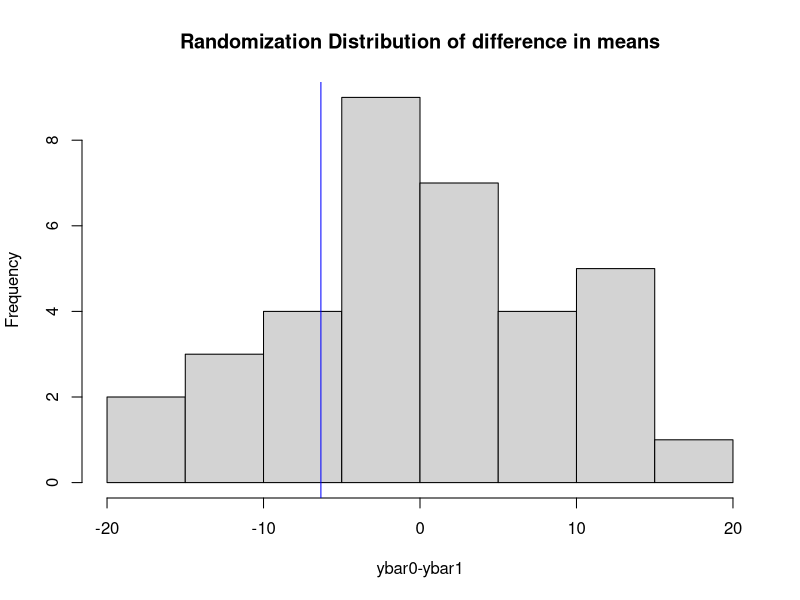

This figure's R source:
## ---- chunk 1
z7 <- qnorm(0.7, mean = 0, sd = 1)
z8 <- qnorm(0.8, mean = 0, sd = 1)
z9 <- qnorm(0.9, mean = 0, sd = 1)

n7 <- (((1.645 + z7)*sqrt(20))/2.1)^2
n8 <- (((1.645 + z8)*sqrt(20))/2.1)^2
n9 <- (((1.645 + z9)*sqrt(20))/2.1)^2

n7 #output
n8 #output
n9 #output
## ---- chunk 2
twosamplettestpow <- function(alpha,n1,n2, mu1, mu2,sigma){
    delta <- mu1-mu2
    t.crit <-qt(1-alpha,n1+n2-2)
    t.gamma <- delta/(sigma*sqrt(1/n1+1/n2))
    t.power <- 1-pt(t.crit,n1+n2-2,ncp=t.gamma)
    return(t.power)}

twosamplettestpow(0.05, 150, 300, 27, 24, 10)
## ---- chunk 3
set.seed(2016)
pvals <- replicate(250000, t.test(24 + 10 * rt(n=300,df=5),
                                 27 + 10 * rt(n=150,df=5),
                                 alternative = "less",
                                 var.equal = T)$p.value) # studies stimulation
                              
pow_t5 <- sum(pvals<=0.05)/250000 # calculating the power
pow_t5 # output
## ---- chunk 4
set.seed(2016)
pvals <- replicate(250000, t.test(24 + 10 * rt(n=300,df=20),
                              27 + 10 * rt(n=150,df=20),
                              alternative = "less",
                              var.equal = T)$p.value) # studies stimulation
pow_t20 <- sum(pvals<=0.05)/250000 # calculating the power

pow_t20 # output
## ---- chunk 5
# How to display a matrix in rmarkdown
obs <- matrix(c(1,0,95,NA,2,1,NA,77,3,0,61,NA,4,0,53,NA,5,0,71,
                      NA,6,1,NA,82,7,1,NA,70), ncol = 4, byrow = TRUE)
colnames(obs) <- c("Student", "T", "Yi(0)", "Yi(1)")
library(knitr)
kable(obs, digits = getOption("digits"))
## ---- chunk 6
y0 <- c(76, 53, 65)
y1 <- c(79, 54, 69, 82)
both <- c(y0,y1) #pool data
N <- choose(7, 3)
res <- numeric(N) # to store the results
index <-combn(1:7, 3)
for (i in 1:N)
{
    res[i] <- mean(both[index[,i]])-mean(both[-index[,i]])
}
hist(res,xlab="ybar0-ybar1", main="Randomization Distribution of difference in means")
observed <- mean(y0)-mean(y1) #store observed mean difference
abline(v=observed,col="blue") #add line at observed mean diff
# of times values from the mean randomization distribution less than observed value
sum(res<observed) # Number of assignment resulting more extreme result
N # Number of randomizations
tbar <- mean(res)
#pval <- sum(abs(res-tbar)>=abs(observed-tbar))/N # Randomization p value
pval <- sum(res <= observed)/N
round(pval,2)
